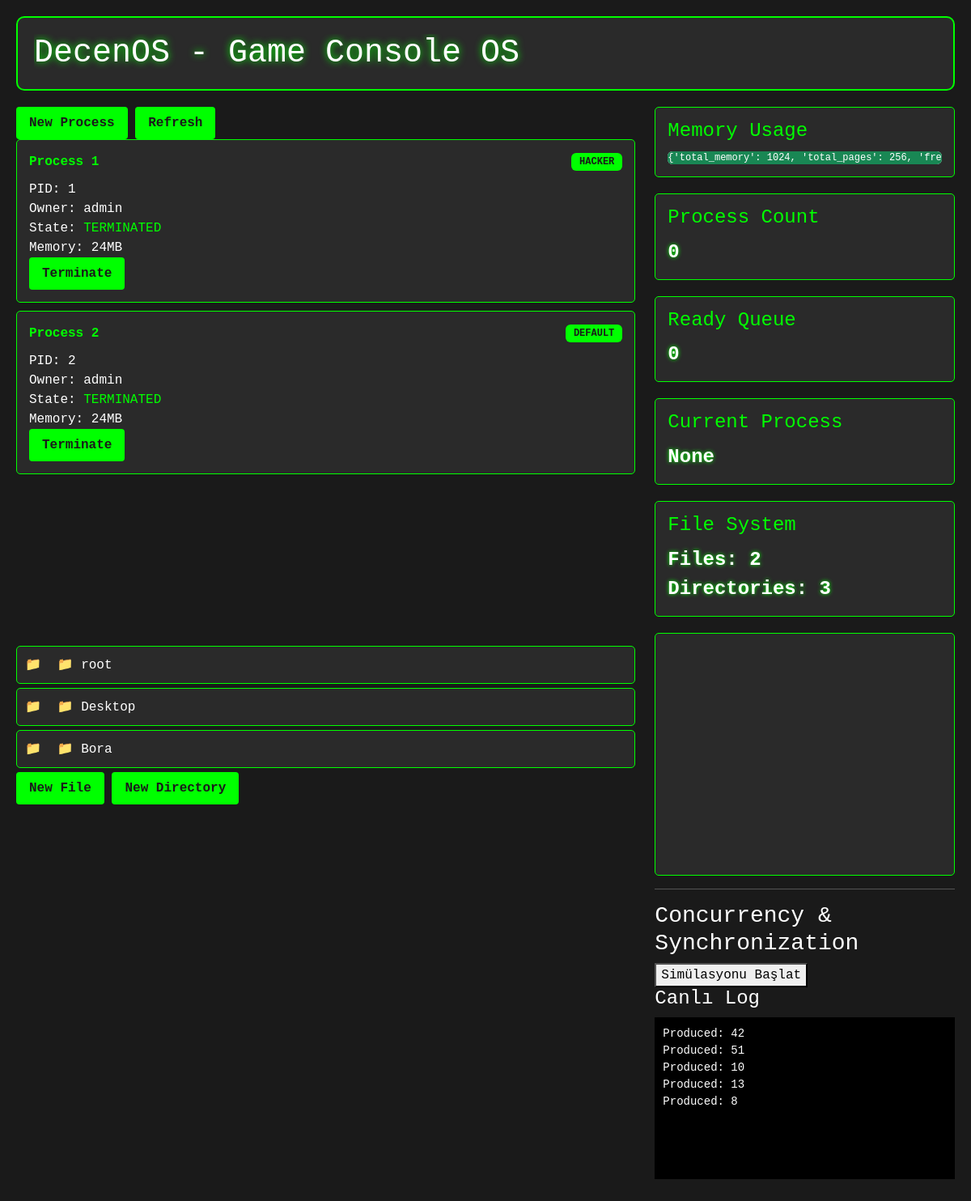
The page /process/explorer/ (signed in) on the database as committed earlier.
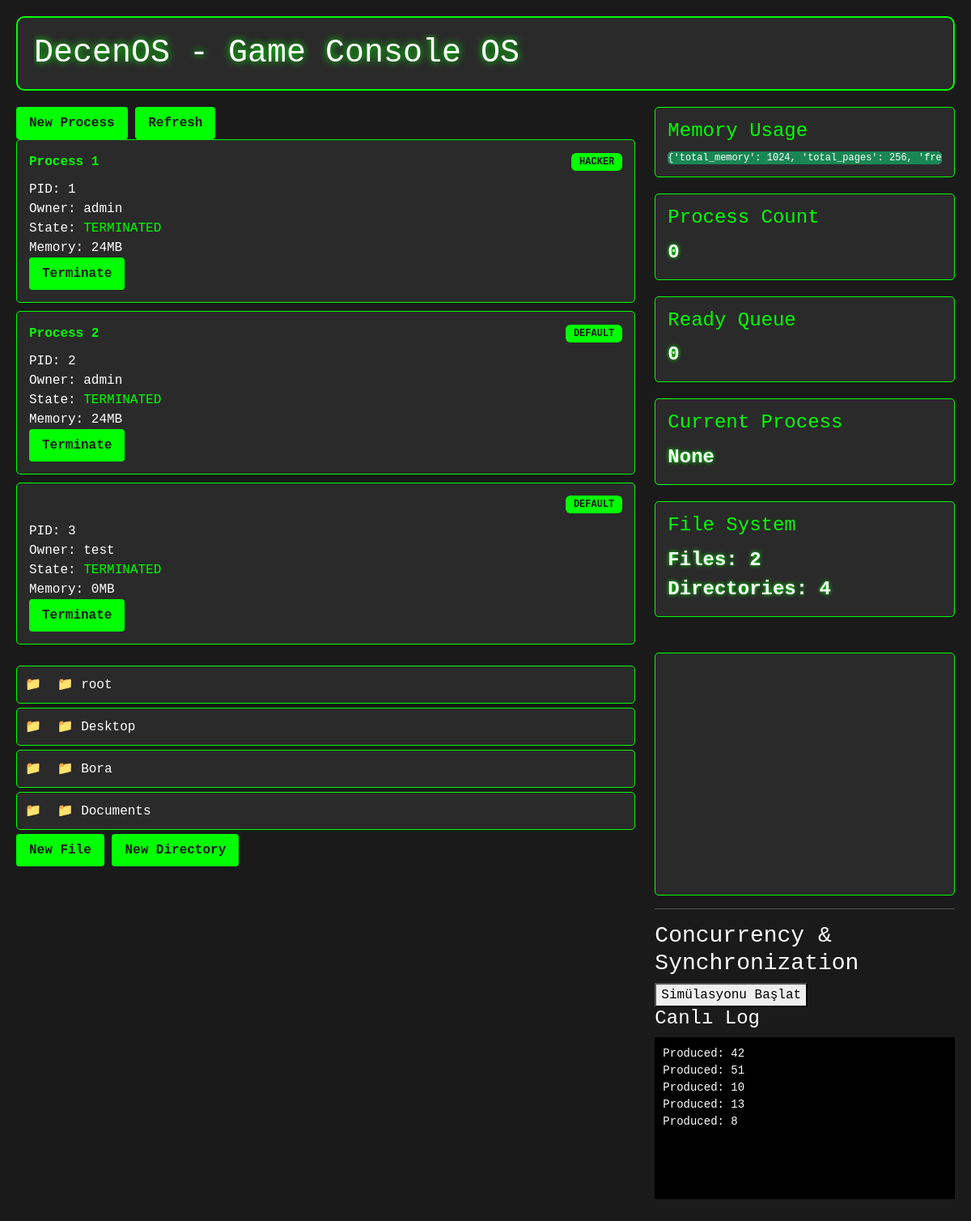
The same page on the database as committed later.
### core/models.py (models this page shows, shortened)
class Process(models.Model):
    class ProcessState(models.TextChoices):
        NEW = 'NEW'
        READY = 'READY'
        RUNNING = 'RUNNING'
        WAITING = 'WAITING'
        TERMINATED = 'TERMINATED'
    pid = models.AutoField(primary_key=True)
    name = models.CharField(max_length=100)
    owner = models.ForeignKey(User, on_delete=models.CASCADE, related_name='processes')
    state = models.CharField(max_length=20, choices=ProcessState.choices, default=ProcessState.NEW)
    memory_required = models.IntegerField(default=0)
    created_at = models.DateTimeField(default=timezone.now)
    last_run_time = models.DateTimeField(null=True, blank=True)
    quantum = models.IntegerField(default=100)  # Time quantum in milliseconds
    priority = models.IntegerField(default=0)  # For Round Robin, all processes have equal priority
    class ProcessType(models.TextChoices):
        DEFAULT = 'DEFAULT'
        HACKER = 'HACKER'
        MINER = 'MINER'
        VALIDATOR = 'VALIDATOR'
    process_type = models.CharField(max_length=20, choices=ProcessType.choices, default=ProcessType.DEFAULT)
    page_table = models.JSONField(default=list)

class Directory(models.Model):
    name = models.CharField(max_length=255)
    parent = models.ForeignKey('self', on_delete=models.CASCADE, null=True, blank=True, related_name='subdirectories')
    owner = models.ForeignKey(User, on_delete=models.CASCADE, related_name='owned_directories')
    created_at = models.DateTimeField(default=timezone.now)
    last_modified = models.DateTimeField(auto_now=True)
    class Meta:
        unique_together = ('name', 'parent')

### core/views.py (the view)
# urls.py: path('explorer/', views.file_explorer, name='file_explorer'),
@login_required
def file_explorer(request, directory_id=None):
    if directory_id:
        current_dir = Directory.objects.get(id=directory_id)
        directories = current_dir.subdirectories.all()
        files = current_dir.files.all()
        current_path = []
        temp_dir = current_dir
        while temp_dir:
            current_path.insert(0, temp_dir)
            temp_dir = temp_dir.parent
    else:
        current_dir = None
        directories = Directory.objects.filter(parent=None)
        files = File.objects.filter(directory=None)
        current_path = []
    system_status = get_os_instance().get_system_status()
    return render(request, 'core/dashboard.html', {
        'processes': Process.objects.all(),
        'directories': directories,
        'files': files,
        'current_path': current_path,
        'current_dir': current_dir,
        'memory_usage': system_status.get('memory_usage', 0),
        'process_count': system_status.get('process_count', 0),
        'ready_queue_size': system_status.get('ready_queue_size', 0),
        'current_process': system_status.get('current_process', 'None'),
        'file_system_status': system_status.get('file_system_status', {'total_files': 0, 'total_directories': 0}),
        'console_history': []
    })

### core/memory_manager.py (called while the page is built)
    def get_memory_usage(self):
        total_allocated = sum(len(pages) for pages in self.allocated_pages.values())
        return {
            'total_memory': self.total_memory,
            'total_pages': self.total_pages,
            'free_pages': len(self.free_pages),
            'allocated_pages': total_allocated,
            'page_size': self.page_size
        }

### core/process_manager.py (called while the page is built)
    def _initialize_processes(self):
        for process in Process.objects.all():
            if process.state != Process.ProcessState.TERMINATED:
                self.processes[process.pid] = process
                if process.state == Process.ProcessState.READY:
                    self.scheduler.add_process(process)

    def get_all_processes(self):
        self._initialize_processes()
        return list(self.processes.values())

### core/scheduler.py (called while the page is built)
    def get_ready_queue(self):
        return self.ready_queue

    def get_current_process(self):
        return self.current_process

### core/views.py (called while the page is built)
def get_os_instance():
    global _os_instance
    if _os_instance is None:
        _os_instance = DecenOS()
    return _os_instance

### core/templates/core/dashboard.html (shortened to what this page needs)
{% extends 'core/base.html' %} {% block process_dashboard %}
<div class="process-controls">
  <button class="console-button" onclick="createProcess()">New Process</button>
  <button class="console-button" onclick="refreshProcesses()">Refresh</button>
</div>
<div class="process-visualization">
  <div class="process-list" id="process-list">
    {% for process in processes %}
    <div class="process-item" data-pid="{{ process.pid }}">
      <div class="process-header">
        <span class="process-name">{{ process.name }}</span>
        <span class="process-type badge bg-secondary"
          >{{ process.process_type }}</span
        >
      </div>
      <div class="process-details">
        <div>PID: {{ process.pid }}</div>
        <div>Owner: {{ process.owner.username }}</div>
        <div>State: <span class="process-state">{{ process.state }}</span></div>
        <div>Memory: {{ process.memory_required }}MB</div>
      </div>
      <div class="process-actions">
        <button
          class="console-button"
          onclick="terminateProcess({{ process.pid }})"
        >
          Terminate
        </button>
      </div>
    </div>
    {% endfor %}
  </div>
</div>
{% endblock %} {% block system_status %}
<div class="system-metrics">
  <div class="metric">
    <h4>Memory Usage</h4>
    <div class="progress">
      <div
        class="progress-bar bg-success"
        role="progressbar"
        style="width: {{ memory_usage }}%"
      >
        {{ memory_usage }}%
      </div>
    </div>
  </div>
  <div class="metric">
    <h4>Process Count</h4>
    <div class="metric-value">{{ process_count }}</div>
  </div>
  <div class="metric">
    <h4>Ready Queue</h4>
    <div class="metric-value">{{ ready_queue_size }}</div>
  </div>
  <div class="metric">
    <h4>Current Process</h4>
    <div class="metric-value">{{ current_process|default:"None" }}</div>
  </div>
  <div class="metric">
    <h4>File System</h4>
    <div class="metric-value">
      Files: {{ file_system_status.total_files }}<br />
      Directories: {{ file_system_status.total_directories }}
    </div>
  </div>
</div>
{% endblock %} {% block file_explorer %}
<div class="file-list">
  {% for dir in directories %}
  <div class="file-item directory" onclick="navigateTo('{{ dir.id }}')">
    📁 {{ dir.name }}
  </div>
  {% endfor %}
</div>
<div class="file-actions">
  <button class="console-button" onclick="createFile()">New File</button>
  <button class="console-button" onclick="createDirectory()">
    New Directory
  </button>
</div>
{% endblock %} {% block console_output %}
<div class="console-history" id="console-history">
</div>
<hr>
<h3>Concurrency & Synchronization</h3>
<button onclick="startSimulation()">Simülasyonu Başlat</button>
<h4>Canlı Log</h4>
<pre id="logDisplay" style="background-color:#000; padding:10px; height:200px; overflow-y:scroll;"></pre>
{% endblock %}

Rows that differ between the two databases and show on the page:
added Process: process_type "DEFAULT", pid "3", owner.username "test", state "TERMINATED", memory_required "0"
added Directory: name "Documents"
Other text that changed with them:
{{ file_system_status.total_directories }}: "3" → "4"
